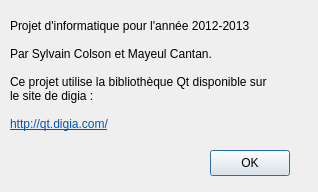
<?xml version="1.0" encoding="UTF-8"?>
<ui version="4.0">
 <class>AboutWindow</class>
 <widget class="QDialog" name="AboutWindow">
  <property name="geometry">
   <rect>
    <x>0</x>
    <y>0</y>
    <width>318</width>
    <height>192</height>
   </rect>
  </property>
  <property name="sizePolicy">
   <sizepolicy hsizetype="Fixed" vsizetype="Fixed">
    <horstretch>0</horstretch>
    <verstretch>0</verstretch>
   </sizepolicy>
  </property>
  <property name="minimumSize">
   <size>
    <width>318</width>
    <height>192</height>
   </size>
  </property>
  <property name="maximumSize">
   <size>
    <width>318</width>
    <height>192</height>
   </size>
  </property>
  <property name="contextMenuPolicy">
   <enum>Qt::DefaultContextMenu</enum>
  </property>
  <property name="windowTitle">
   <string>À propos</string>
  </property>
  <property name="windowIcon">
   <iconset resource="ressources.qrc">
    <normaloff>:/images/icone.ico</normaloff>:/images/icone.ico</iconset>
  </property>
  <property name="locale">
   <locale language="French" country="France"/>
  </property>
  <widget class="QPushButton" name="OK">
   <property name="geometry">
    <rect>
     <x>210</x>
     <y>150</y>
     <width>80</width>
     <height>26</height>
    </rect>
   </property>
   <property name="text">
    <string>OK</string>
   </property>
  </widget>
  <widget class="QLabel" name="label">
   <property name="geometry">
    <rect>
     <x>10</x>
     <y>10</y>
     <width>301</width>
     <height>131</height>
    </rect>
   </property>
   <property name="text">
    <string>&lt;!DOCTYPE HTML PUBLIC &quot;-//W3C//DTD HTML 4.0//EN&quot; &quot;http://www.w3.org/TR/REC-html40/strict.dtd&quot;&gt;
&lt;html&gt;&lt;head&gt;&lt;meta name=&quot;qrichtext&quot; content=&quot;1&quot; /&gt;&lt;style type=&quot;text/css&quot;&gt;
p, li { white-space: pre-wrap; }
&lt;/style&gt;&lt;/head&gt;&lt;body style=&quot; font-family:'Sans Serif'; font-size:9pt; font-weight:400; font-style:normal;&quot;&gt;
&lt;p style=&quot; margin-top:0px; margin-bottom:0px; margin-left:0px; margin-right:0px; -qt-block-indent:0; text-indent:0px;&quot;&gt;Projet d'informatique pour l'année 2012-2013 &lt;br /&gt;&lt;/p&gt;
&lt;p style=&quot; margin-top:0px; margin-bottom:0px; margin-left:0px; margin-right:0px; -qt-block-indent:0; text-indent:0px;&quot;&gt;Par Sylvain Colson et Mayeul Cantan.&lt;/p&gt;
&lt;p style=&quot;-qt-paragraph-type:empty; margin-top:0px; margin-bottom:0px; margin-left:0px; margin-right:0px; -qt-block-indent:0; text-indent:0px;&quot;&gt;&lt;/p&gt;
&lt;p style=&quot; margin-top:0px; margin-bottom:0px; margin-left:0px; margin-right:0px; -qt-block-indent:0; text-indent:0px;&quot;&gt;Ce projet utilise la bibliothèque Qt disponible sur&lt;/p&gt;
&lt;p style=&quot; margin-top:0px; margin-bottom:0px; margin-left:0px; margin-right:0px; -qt-block-indent:0; text-indent:0px;&quot;&gt;le site de digia :&lt;/p&gt;
&lt;p style=&quot;-qt-paragraph-type:empty; margin-top:0px; margin-bottom:0px; margin-left:0px; margin-right:0px; -qt-block-indent:0; text-indent:0px;&quot;&gt;&lt;/p&gt;
&lt;p style=&quot; margin-top:0px; margin-bottom:0px; margin-left:0px; margin-right:0px; -qt-block-indent:0; text-indent:0px;&quot;&gt;&lt;a href=&quot;http://qt.digia.com/&quot;&gt;&lt;span style=&quot; text-decoration: underline; color:#0057ae;&quot;&gt;http://qt.digia.com/&lt;/span&gt;&lt;/a&gt;&lt;/p&gt;&lt;/body&gt;&lt;/html&gt;</string>
   </property>
  </widget>
 </widget>
 <resources>
  <include location="ressources.qrc"/>
 </resources>
 <connections>
  <connection>
   <sender>OK</sender>
   <signal>clicked()</signal>
   <receiver>AboutWindow</receiver>
   <slot>close()</slot>
   <hints>
    <hint type="sourcelabel">
     <x>249</x>
     <y>202</y>
    </hint>
    <hint type="destinationlabel">
     <x>182</x>
     <y>214</y>
    </hint>
   </hints>
  </connection>
 </connections>
</ui>
